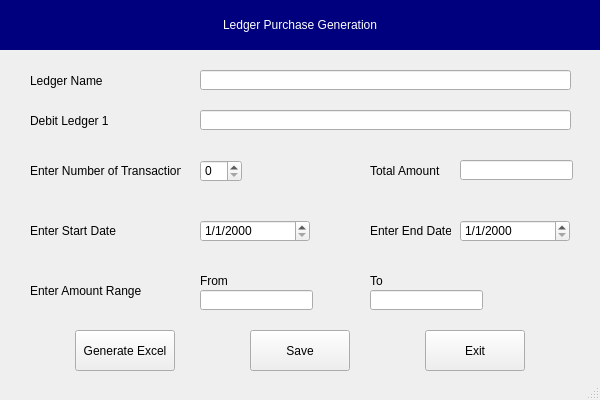
<?xml version="1.0" encoding="UTF-8"?>
<ui version="4.0">
 <class>MainWindow</class>
 <widget class="QMainWindow" name="MainWindow">
  <property name="geometry">
   <rect>
    <x>0</x>
    <y>0</y>
    <width>600</width>
    <height>400</height>
   </rect>
  </property>
  <property name="windowTitle">
   <string>Populate to Excel</string>
  </property>
  <widget class="QWidget" name="centralwidget">
   <widget class="QLabel" name="label">
    <property name="geometry">
     <rect>
      <x>30</x>
      <y>150</y>
      <width>151</width>
      <height>41</height>
     </rect>
    </property>
    <property name="text">
     <string>Enter Number of Transactions</string>
    </property>
   </widget>
   <widget class="QSpinBox" name="transactionCNT">
    <property name="geometry">
     <rect>
      <x>200</x>
      <y>160</y>
      <width>42</width>
      <height>22</height>
     </rect>
    </property>
    <property name="maximum">
     <number>999</number>
    </property>
   </widget>
   <widget class="QLabel" name="label_2">
    <property name="geometry">
     <rect>
      <x>30</x>
      <y>210</y>
      <width>151</width>
      <height>41</height>
     </rect>
    </property>
    <property name="text">
     <string>Enter Start Date</string>
    </property>
   </widget>
   <widget class="QDateEdit" name="dateFrom">
    <property name="geometry">
     <rect>
      <x>200</x>
      <y>220</y>
      <width>110</width>
      <height>22</height>
     </rect>
    </property>
    <property name="displayFormat">
     <string>d/M/yyyy</string>
    </property>
   </widget>
   <widget class="QDateEdit" name="dateTo">
    <property name="geometry">
     <rect>
      <x>460</x>
      <y>220</y>
      <width>110</width>
      <height>22</height>
     </rect>
    </property>
    <property name="displayFormat">
     <string>d/M/yyyy</string>
    </property>
   </widget>
   <widget class="QLabel" name="label_3">
    <property name="geometry">
     <rect>
      <x>370</x>
      <y>210</y>
      <width>81</width>
      <height>41</height>
     </rect>
    </property>
    <property name="text">
     <string>Enter End Date</string>
    </property>
   </widget>
   <widget class="QLabel" name="label_4">
    <property name="geometry">
     <rect>
      <x>30</x>
      <y>270</y>
      <width>151</width>
      <height>41</height>
     </rect>
    </property>
    <property name="text">
     <string>Enter Amount Range</string>
    </property>
   </widget>
   <widget class="QLineEdit" name="amountFrom">
    <property name="geometry">
     <rect>
      <x>200</x>
      <y>290</y>
      <width>113</width>
      <height>20</height>
     </rect>
    </property>
   </widget>
   <widget class="QLineEdit" name="amountTo">
    <property name="geometry">
     <rect>
      <x>370</x>
      <y>290</y>
      <width>113</width>
      <height>20</height>
     </rect>
    </property>
   </widget>
   <widget class="QLabel" name="label_5">
    <property name="geometry">
     <rect>
      <x>200</x>
      <y>260</y>
      <width>31</width>
      <height>41</height>
     </rect>
    </property>
    <property name="text">
     <string>From</string>
    </property>
   </widget>
   <widget class="QLabel" name="label_6">
    <property name="geometry">
     <rect>
      <x>370</x>
      <y>260</y>
      <width>31</width>
      <height>41</height>
     </rect>
    </property>
    <property name="text">
     <string>To</string>
    </property>
   </widget>
   <widget class="QLabel" name="label_7">
    <property name="geometry">
     <rect>
      <x>370</x>
      <y>150</y>
      <width>151</width>
      <height>41</height>
     </rect>
    </property>
    <property name="text">
     <string>Total Amount</string>
    </property>
   </widget>
   <widget class="QLineEdit" name="amountTotal">
    <property name="geometry">
     <rect>
      <x>460</x>
      <y>160</y>
      <width>113</width>
      <height>20</height>
     </rect>
    </property>
   </widget>
   <widget class="QLineEdit" name="ledgerName">
    <property name="geometry">
     <rect>
      <x>200</x>
      <y>70</y>
      <width>371</width>
      <height>20</height>
     </rect>
    </property>
   </widget>
   <widget class="QLabel" name="label_8">
    <property name="geometry">
     <rect>
      <x>30</x>
      <y>60</y>
      <width>151</width>
      <height>41</height>
     </rect>
    </property>
    <property name="text">
     <string>Ledger Name</string>
    </property>
   </widget>
   <widget class="QLineEdit" name="ledgerDebit">
    <property name="geometry">
     <rect>
      <x>200</x>
      <y>110</y>
      <width>371</width>
      <height>20</height>
     </rect>
    </property>
   </widget>
   <widget class="QLabel" name="label_9">
    <property name="geometry">
     <rect>
      <x>30</x>
      <y>100</y>
      <width>151</width>
      <height>41</height>
     </rect>
    </property>
    <property name="text">
     <string>Debit Ledger 1</string>
    </property>
   </widget>
   <widget class="QPushButton" name="generateBTN">
    <property name="geometry">
     <rect>
      <x>75</x>
      <y>330</y>
      <width>100</width>
      <height>41</height>
     </rect>
    </property>
    <property name="text">
     <string>Generate Excel</string>
    </property>
   </widget>
   <widget class="QPushButton" name="exitBTN">
    <property name="geometry">
     <rect>
      <x>425</x>
      <y>330</y>
      <width>100</width>
      <height>41</height>
     </rect>
    </property>
    <property name="text">
     <string>Exit</string>
    </property>
   </widget>
   <widget class="QPushButton" name="saveBTN">
    <property name="geometry">
     <rect>
      <x>250</x>
      <y>330</y>
      <width>100</width>
      <height>41</height>
     </rect>
    </property>
    <property name="text">
     <string>Save</string>
    </property>
   </widget>
   <widget class="QLabel" name="label_10">
    <property name="geometry">
     <rect>
      <x>0</x>
      <y>0</y>
      <width>600</width>
      <height>50</height>
     </rect>
    </property>
    <property name="styleSheet">
     <string notr="true">color: rgb(255, 255, 255);
background-color: rgb(0, 0, 127);
font: 75 20pt &quot;MS Shell Dlg 2&quot;;</string>
    </property>
    <property name="text">
     <string>Ledger Purchase Generation</string>
    </property>
    <property name="alignment">
     <set>Qt::AlignCenter</set>
    </property>
   </widget>
  </widget>
  <widget class="QStatusBar" name="statusbar"/>
 </widget>
 <resources/>
 <connections/>
</ui>
